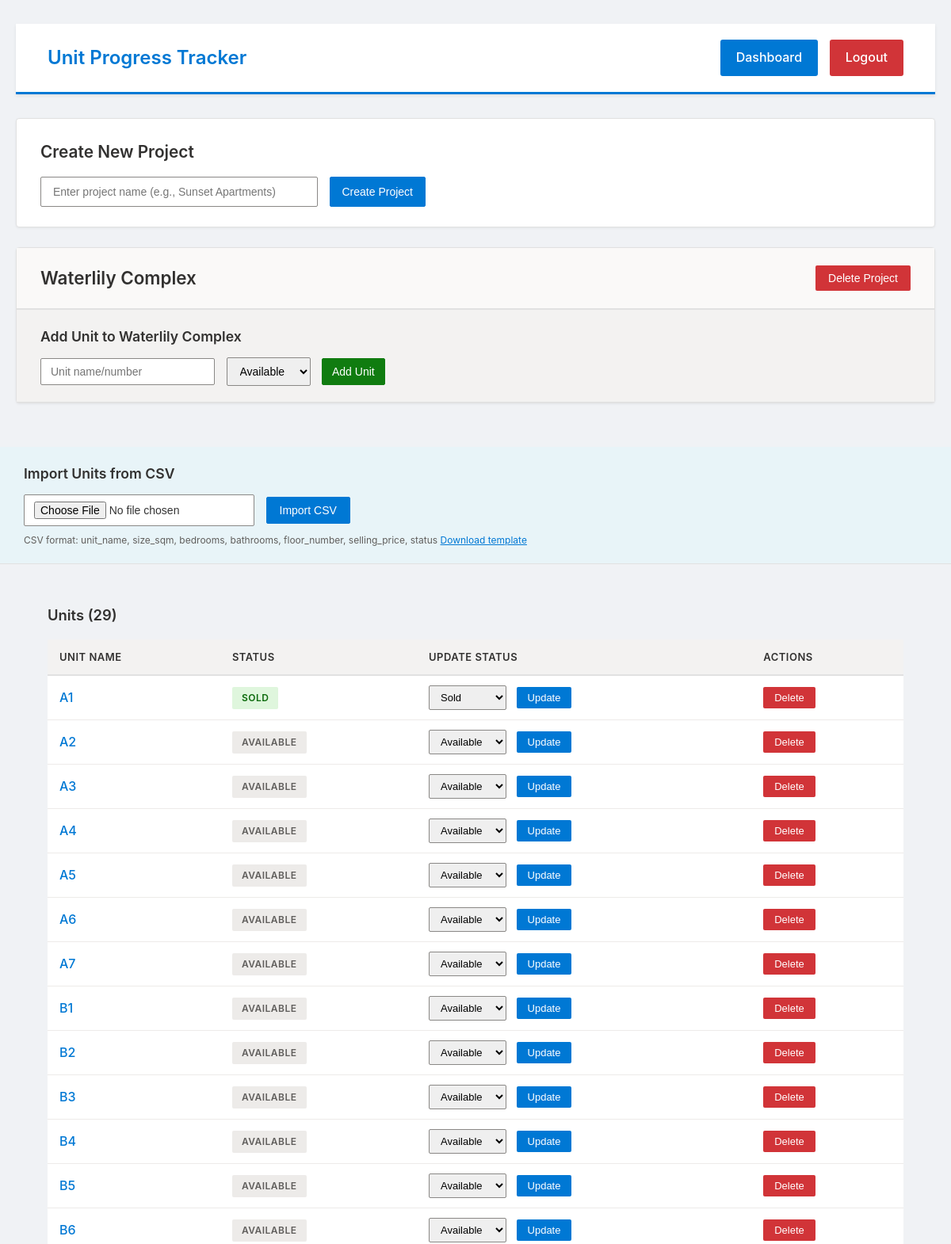
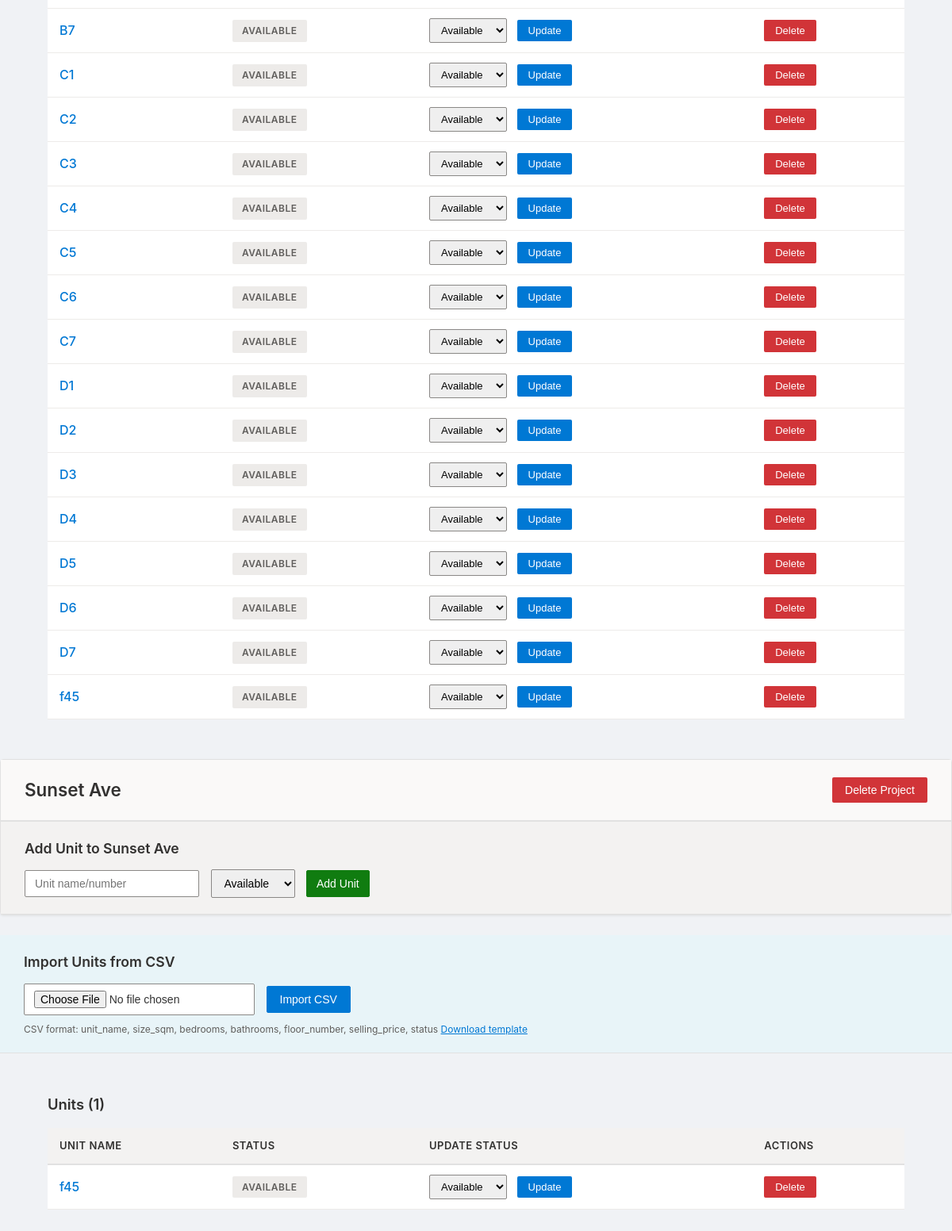
The page / (signed in) on the database its author committed (2 pictures, top to bottom).
### tables this page shows
CREATE TABLE projects (
            id INTEGER PRIMARY KEY AUTOINCREMENT,
            name TEXT NOT NULL
        );

CREATE TABLE units (
            id INTEGER PRIMARY KEY AUTOINCREMENT,
            project_id INTEGER,
            name TEXT NOT NULL,
            status TEXT NOT NULL,
            size_sqm REAL,
            bedrooms INTEGER,
            bathrooms INTEGER,
            floor_number TEXT,
            selling_price TEXT,
            buyer_name TEXT,
            buyer_phone TEXT,
            buyer_email TEXT,
            sale_price TEXT,
            notes TEXT,
            FOREIGN KEY (project_id) REFERENCES projects (id)
        );

### app.py (the view)
@app.route('/')
def home():
    conn = get_db()
    projects_data = conn.execute('SELECT * FROM projects').fetchall()
    projects = []
    for project in projects_data:
        units_data = conn.execute(
            'SELECT * FROM units WHERE project_id = ?',
            (project['id'],)
        ).fetchall()
        units = [{'name': u['name'], 'status': u['status'], 'id': u['id']}
                for u in units_data]
        projects.append({
            'id': project['id'],
            'name': project['name'],
            'units': units
        })
    conn.close()
    return render_template('index.html', projects=projects)

### app.py (called while the page is built)
def get_db():
    conn = sqlite3.connect('tracker.db')
    conn.row_factory = sqlite3.Row  # This lets us access columns by name
    return conn

@app.before_request
def require_login():
    allowed_routes = ['login', 'static']
    if request.endpoint not in allowed_routes and 'logged_in' not in session:
        return redirect(url_for('login'))

### templates/index.html (shortened to what this page needs)
<!DOCTYPE html>
<html>
    <head>
        <link rel="stylesheet" href="{{ url_for('static', filename='css/style.css') }}">
    </head>
    <body>
        <div class="container">
            <div class="top-nav">
                <div class="logo">Unit Progress Tracker</div>
                <div class="nav-buttons">
                    <a href="/dashboard">Dashboard</a>
                    <a href="/logout" class="logout-btn">Logout</a>
                </div>
            </div>
            <div class="add-project-section">
                <h2>Create New Project</h2>
                <form method="POST" action="/add_project">
                    <input type="text" name="project_name" placeholder="Enter project name (e.g., Sunset Apartments)" required>
                    <button type="submit">Create Project</button>
                </form>
            </div>
            {% if projects %}
                {% for project in projects %}
                <div class="project-card">
                    <div class="project-header">
                        <h2>{{ project.name }}</h2>
                        <form method="POST" action="/delete_project/{{ project.id }}" style="display: inline;" onsubmit="return confirm('Delete entire project and all units?');">
                            <button type="submit" class="delete-project-btn">Delete Project</button>
                        </form>
                    </div>
                        <div class="add-unit-form">
                            <h3>Add Unit to {{ project.name }}</h3>
                            <form method="POST" action="/add_unit/{{ project.id }}">
                                <input type="text" name="unit_name" placeholder="Unit name/number" required>
                                <select name="status">
                                    <option value="Available">Available</option>
                                </select>
                            <button type="submit">Add Unit</button>
                            </form>
                        </div>
                    </div>
                </div>
                    <div class="csv-import-section">
                        <h3>Import Units from CSV</h3>
                        <form method="POST" action="/import_units/{{ project.id }}" enctype="multipart/form-data">
                            <input type="file" name="csv_file" accept=".csv" required>
                            <button type="submit">Import CSV</button>
                        </form>
                        <p style="font-size: 12px; color: #605e5c; margin-top: 8px;">
                            CSV format: unit_name, size_sqm, bedrooms, bathrooms, floor_number, selling_price, status
                            <a href="/download_template" style="color: #0078d4;">Download template</a>
                        </p>
                    </div>
                    <div class="units-section">
                    <div class="units-section">
                        <h3>Units ({{ project.units|length }})</h3>
                        {% if project.units %}
                        <table>
                            <thead>
                                <tr>
                                    <th>Unit Name</th>
                                    <th>Status</th>
                                    <th>Update Status</th>
                                    <th>Actions</th>
                                </tr>
                            </thead>
                            <tbody>
                                {% for unit in project.units %}
                                <tr>
                                    <td>
                                        <a href="/unit/{{ unit.id }}" class="unit-link">{{ unit.name }}</a>
                                    </td>
                                    <td>
                                        <span class="status-badge status-{{ unit.status|lower }}">{{ unit.status }}</span>
                                    </td>
                                    <td>
                                        <form method="POST" action="/update/{{ project.id }}/{{ unit.id }}" class="update-form" style="display:inline;">
                                            <select name="new_status">
                                                <option value="Available" {% if unit.status == 'Available' %}selected{% endif %}>Available</option>
                                                <option value="Sold" {% if unit.status == 'Sold' %}selected{% endif %}>Sold</option>
                                            </select>
                                            <button type="submit" class="update-btn">Update</button>
                                        </form>
                                    </td>
                                    <td>
                                        <form method="POST" action="/delete_unit/{{ unit.id }}" style="display:inline;" onsubmit="return confirm('Delete this unit?');">
                                            <button type="submit" class="delete-btn">Delete</button>
                                        </form>
                                    </td>
                                </tr>
                                {% endfor %}
                            </tbody>
                        </table>
                        {% else %}
                        <div class="empty-state">
                            <p>No units in this project yet. Add one above.</p>
                        </div>
                        {% endif %}
                    </div>
                </div>
                {% endfor %}
            {% endif %}
    </body>
</html>

### static/css/style.css (style rules this page uses)
* { margin: 0; padding: 0; box-sizing: border-box; }
body { font-family: -apple-system, BlinkMacSystemFont, 'Segoe UI', 'Roboto', 'Helvetica Neue', Arial, sans-serif; background: #f0f2f5; color: #333; line-height: 1.6; }
.container { max-width: 1400px; margin: 0 auto; padding: 30px 20px; }
.top-nav { background: #ffffff; padding: 20px 40px; margin-bottom: 30px; border-bottom: 3px solid #0078d4; display: flex; justify-content: space-between; align-items: center; box-shadow: 0 2px 4px rgba(0,0,0,0.08); }
.logo { font-size: 1.5em; font-weight: 600; color: #0078d4; }
.nav-buttons a { background: #0078d4; color: white; padding: 10px 20px; text-decoration: none; border-radius: 3px; font-weight: 500; margin-left: 10px; display: inline-block; transition: background 0.2s ease; }
.logout-btn { background: #d13438 !important; }
.add-project-section { background: #ffffff; padding: 25px 30px; margin-bottom: 25px; border: 1px solid #e1e1e1; border-radius: 4px; box-shadow: 0 1px 3px rgba(0,0,0,0.06); }
.add-project-section h2 { color: #323130; margin-bottom: 15px; font-size: 1.3em; font-weight: 600; }
.add-project-section input, .add-project-section button { padding: 10px 15px; border: 1px solid #8a8886; border-radius: 2px; font-size: 14px; margin-right: 10px; }
.add-project-section input { width: 350px; }
.add-project-section button { background: #0078d4; color: white; border: 1px solid #0078d4; font-weight: 500; cursor: pointer; }
.project-card { background: #ffffff; padding: 0; margin-bottom: 25px; border: 1px solid #e1e1e1; border-radius: 4px; box-shadow: 0 1px 3px rgba(0,0,0,0.06); }
.project-header { background: #faf9f8; padding: 20px 30px; border-bottom: 2px solid #e1e1e1; display: flex; justify-content: space-between; align-items: center; }
.project-header h2 { color: #323130; font-size: 1.4em; font-weight: 600; }
.delete-project-btn { background: #d13438; color: white; padding: 8px 16px; border: none; border-radius: 2px; cursor: pointer; font-weight: 500; font-size: 14px; }
.add-unit-form { background: #f3f2f1; padding: 20px 30px; border-bottom: 1px solid #e1e1e1; }
.add-unit-form h3 { color: #323130; margin-bottom: 12px; font-size: 1.1em; font-weight: 600; }
.add-unit-form input, .add-unit-form select, .add-unit-form button { padding: 8px 12px; border: 1px solid #8a8886; border-radius: 2px; margin-right: 10px; font-size: 14px; }
.add-unit-form input { width: 220px; }
.add-unit-form button { background: #107c10; color: white; border: 1px solid #107c10; font-weight: 500; cursor: pointer; }
.csv-import-section { background: #e8f4f8; padding: 20px 30px; border-bottom: 1px solid #e1e1e1; }
.csv-import-section h3 { color: #323130; margin-bottom: 12px; font-size: 1.1em; font-weight: 600; }
.csv-import-section input[type="file"] { padding: 8px 12px; border: 1px solid #8a8886; border-radius: 2px; margin-right: 10px; font-size: 14px; background: white; }
.csv-import-section button { background: #0078d4; color: white; padding: 8px 16px; border: 1px solid #0078d4; border-radius: 2px; font-weight: 500; cursor: pointer; font-size: 14px; }
.units-section { padding: 25px 30px; }
.units-section h3 { color: #323130; margin-bottom: 15px; font-size: 1.15em; font-weight: 600; }
table { width: 100%; border-collapse: collapse; background: white; }
th { background: #f3f2f1; color: #323130; padding: 12px 15px; text-align: left; font-weight: 600; font-size: 13px; text-transform: uppercase; letter-spacing: 0.5px; border-bottom: 2px solid #e1e1e1; }
td { padding: 12px 15px; border-bottom: 1px solid #edebe9; }
.unit-link { color: #0078d4; text-decoration: none; font-weight: 500; }
.status-badge { display: inline-block; padding: 4px 12px; border-radius: 2px; font-weight: 600; font-size: 12px; text-transform: uppercase; letter-spacing: 0.5px; }
.status-available { background: #edebe9; color: #605e5c; }
.status-sold { background: #dff6dd; color: #0b6a0b; }
.update-form select { padding: 6px 10px; border: 1px solid #8a8886; border-radius: 2px; margin-right: 8px; font-size: 13px; }
.update-btn { background: #0078d4; color: white; padding: 6px 14px; border: none; border-radius: 2px; cursor: pointer; font-weight: 500; font-size: 13px; }
.delete-btn { background: #d13438; color: white; padding: 6px 14px; border: none; border-radius: 2px; cursor: pointer; font-weight: 500; font-size: 13px; }
.project-header { cursor: pointer; user-select: none; transition: background 0.2s ease; }

### rows shown on the page
projects: name "Waterlily Complex", units|length "29"
units: name "A1", status "SOLD", new_status "Sold"
units: name "A2", status "AVAILABLE", new_status "Available"
units: name "A3", status "AVAILABLE", new_status "Available"
units: name "A4", status "AVAILABLE", new_status "Available"
units: name "A5", status "AVAILABLE", new_status "Available"
units: name "A6", status "AVAILABLE", new_status "Available"
units: name "A7", status "AVAILABLE", new_status "Available"
units: name "B1", status "AVAILABLE", new_status "Available"
units: name "B2", status "AVAILABLE", new_status "Available"
units: name "B3", status "AVAILABLE", new_status "Available"
units: name "B4", status "AVAILABLE", new_status "Available"
units: name "B5", status "AVAILABLE", new_status "Available"
units: name "B6", status "AVAILABLE", new_status "Available"
units: name "B7", status "AVAILABLE", new_status "Available"
units: name "C1", status "AVAILABLE", new_status "Available"
units: name "C2", status "AVAILABLE", new_status "Available"
units: name "C3", status "AVAILABLE", new_status "Available"
units: name "C4", status "AVAILABLE", new_status "Available"
units: name "C5", status "AVAILABLE", new_status "Available"
units: name "C6", status "AVAILABLE", new_status "Available"
units: name "C7", status "AVAILABLE", new_status "Available"
units: name "D1", status "AVAILABLE", new_status "Available"
units: name "D2", status "AVAILABLE", new_status "Available"
units: name "D3", status "AVAILABLE", new_status "Available"
units: name "D4", status "AVAILABLE", new_status "Available"
units: name "D5", status "AVAILABLE", new_status "Available"
units: name "D6", status "AVAILABLE", new_status "Available"
units: name "D7", status "AVAILABLE", new_status "Available"
units: name "f45", status "AVAILABLE", new_status "Available"
projects: name "Sunset Ave", units|length "1"
units: name "f45", status "AVAILABLE", new_status "Available"
